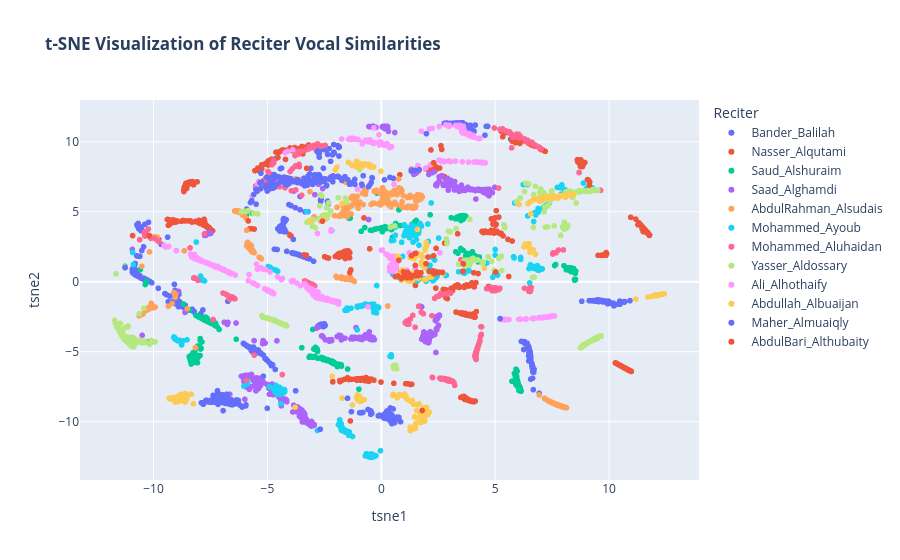

The cell this chart's notebook holds for it:
### Code cell
# === STEP 5: t-SNE VISUALIZATION OF THE ENTIRE DATASET ===
print("\n--- Starting Step 5: Creating 2D Embedding with t-SNE (This may take a moment) ---")

# Prepare the data for t-SNE
# We need to stack the MFCC arrays into 2D numpy array
mfcc_features = np.stack(cleaned_df['mfccs'].values) #stackaj horizontalno
reciter_labels = cleaned_df['reciter_name'].values

# Run t-SNE
tsne = TSNE(n_components=2, verbose=1, perplexity=40, n_iter=300, random_state=42)
tsne_results = tsne.fit_transform(mfcc_features)

# Create a new DataFrame for plotting the t-SNE results
df_tsne = pd.DataFrame(tsne_results, columns=['tsne1', 'tsne2'])
df_tsne['reciter'] = reciter_labels

# Plot the t-SNE results
fig_tsne = px.scatter(df_tsne, x='tsne1', y='tsne2', color='reciter',
                      title='<b>t-SNE Visualization of Reciter Vocal Similarities</b>',
                      labels={'tsne_1': 't-SNE Dimension 1', 'tsne_2': 't-SNE Dimension 2'},
                      hover_data=['reciter'])
fig_tsne.update_layout(legend_title_text='Reciter')
# fig_tsne.update_traces(marker=dict(size=8, opacity=0.8))
print("Displaying interactive t-SNE plot...")
fig_tsne.show()

print("\n\nData investigation is complete!")

### Figure 1 — Plotly figure (JSON) as saved in the notebook; plotly's stock layout.template omitted (floating-point values rounded to 4 significant figures; data arrays with more than 128 entries replaced by an {"elided": "..."} marker saying what was removed)
{"data": [{"customdata": {"elided": "456x1 str values"}, "hovertemplate": "reciter=%{customdata[0]}<br>tsne1=%{x}<br>tsne2=%{y}<extra></extra>", "legendgroup": "Bander_Balilah", "marker": {"color": "#636efa", "symbol": "circle"}, "mode": "markers", "name": "Bander_Balilah", "showlegend": true, "type": "scattergl", "x": {"elided": "456 float values"}, "xaxis": "x", "y": {"elided": "456 float values"}, "yaxis": "y"}, {"customdata": {"elided": "456x1 str values"}, "hovertemplate": "reciter=%{customdata[0]}<br>tsne1=%{x}<br>tsne2=%{y}<extra></extra>", "legendgroup": "Nasser_Alqutami", "marker": {"color": "#EF553B", "symbol": "circle"}, "mode": "markers", "name": "Nasser_Alqutami", "showlegend": true, "type": "scattergl", "x": {"elided": "456 float values"}, "xaxis": "x", "y": {"elided": "456 float values"}, "yaxis": "y"}, {"customdata": {"elided": "456x1 str values"}, "hovertemplate": "reciter=%{customdata[0]}<br>tsne1=%{x}<br>tsne2=%{y}<extra></extra>", "legendgroup": "Saud_Alshuraim", "marker": {"color": "#00cc96", "symbol": "circle"}, "mode": "markers", "name": "Saud_Alshuraim", "showlegend": true, "type": "scattergl", "x": {"elided": "456 float values"}, "xaxis": "x", "y": {"elided": "456 float values"}, "yaxis": "y"}, {"customdata": {"elided": "452x1 str values"}, "hovertemplate": "reciter=%{customdata[0]}<br>tsne1=%{x}<br>tsne2=%{y}<extra></extra>", "legendgroup": "Saad_Alghamdi", "marker": {"color": "#ab63fa", "symbol": "circle"}, "mode": "markers", "name": "Saad_Alghamdi", "showlegend": true, "type": "scattergl", "x": {"elided": "452 float values"}, "xaxis": "x", "y": {"elided": "452 float values"}, "yaxis": "y"}, {"customdata": {"elided": "408x1 str values"}, "hovertemplate": "reciter=%{customdata[0]}<br>tsne1=%{x}<br>tsne2=%{y}<extra></extra>", "legendgroup": "AbdulRahman_Alsudais", "marker": {"color": "#FFA15A", "symbol": "circle"}, "mode": "markers", "name": "AbdulRahman_Alsudais", "showlegend": true, "type": "scattergl", "x": {"elided": "408 float values"}, "xaxis": "x", "y": {"elided": "408 float values"}, "yaxis": "y"}, {"customdata": {"elided": "456x1 str values"}, "hovertemplate": "reciter=%{customdata[0]}<br>tsne1=%{x}<br>tsne2=%{y}<extra></extra>", "legendgroup": "Mohammed_Ayoub", "marker": {"color": "#19d3f3", "symbol": "circle"}, "mode": "markers", "name": "Mohammed_Ayoub", "showlegend": true, "type": "scattergl", "x": {"elided": "456 float values"}, "xaxis": "x", "y": {"elided": "456 float values"}, "yaxis": "y"}, {"customdata": {"elided": "456x1 str values"}, "hovertemplate": "reciter=%{customdata[0]}<br>tsne1=%{x}<br>tsne2=%{y}<extra></extra>", "legendgroup": "Mohammed_Aluhaidan", "marker": {"color": "#FF6692", "symbol": "circle"}, "mode": "markers", "name": "Mohammed_Aluhaidan", "showlegend": true, "type": "scattergl", "x": {"elided": "456 float values"}, "xaxis": "x", "y": {"elided": "456 float values"}, "yaxis": "y"}, {"customdata": {"elided": "456x1 str values"}, "hovertemplate": "reciter=%{customdata[0]}<br>tsne1=%{x}<br>tsne2=%{y}<extra></extra>", "legendgroup": "Yasser_Aldossary", "marker": {"color": "#B6E880", "symbol": "circle"}, "mode": "markers", "name": "Yasser_Aldossary", "showlegend": true, "type": "scattergl", "x": {"elided": "456 float values"}, "xaxis": "x", "y": {"elided": "456 float values"}, "yaxis": "y"}, {"customdata": {"elided": "456x1 str values"}, "hovertemplate": "reciter=%{customdata[0]}<br>tsne1=%{x}<br>tsne2=%{y}<extra></extra>", "legendgroup": "Ali_Alhothaify", "marker": {"color": "#FF97FF", "symbol": "circle"}, "mode": "markers", "name": "Ali_Alhothaify", "showlegend": true, "type": "scattergl", "x": {"elided": "456 float values"}, "xaxis": "x", "y": {"elided": "456 float values"}, "yaxis": "y"}, {"customdata": {"elided": "456x1 str values"}, "hovertemplate": "reciter=%{customdata[0]}<br>tsne1=%{x}<br>tsne2=%{y}<extra></extra>", "legendgroup": "Abdullah_Albuaijan", "marker": {"color": "#FECB52", "symbol": "circle"}, "mode": "markers", "name": "Abdullah_Albuaijan", "showlegend": true, "type": "scattergl", "x": {"elided": "456 float values"}, "xaxis": "x", "y": {"elided": "456 float values"}, "yaxis": "y"}, {"customdata": {"elided": "456x1 str values"}, "hovertemplate": "reciter=%{customdata[0]}<br>tsne1=%{x}<br>tsne2=%{y}<extra></extra>", "legendgroup": "Maher_Almuaiqly", "marker": {"color": "#636efa", "symbol": "circle"}, "mode": "markers", "name": "Maher_Almuaiqly", "showlegend": true, "type": "scattergl", "x": {"elided": "456 float values"}, "xaxis": "x", "y": {"elided": "456 float values"}, "yaxis": "y"}, {"customdata": {"elided": "456x1 str values"}, "hovertemplate": "reciter=%{customdata[0]}<br>tsne1=%{x}<br>tsne2=%{y}<extra></extra>", "legendgroup": "AbdulBari_Althubaity", "marker": {"color": "#EF553B", "symbol": "circle"}, "mode": "markers", "name": "AbdulBari_Althubaity", "showlegend": true, "type": "scattergl", "x": {"elided": "456 float values"}, "xaxis": "x", "y": {"elided": "456 float values"}, "yaxis": "y"}], "layout": {"legend": {"title": {"text": "Reciter"}, "tracegroupgap": 0}, "title": {"text": "<b>t-SNE Visualization of Reciter Vocal Similarities</b>"}, "xaxis": {"anchor": "y", "domain": [0, 1], "title": {"text": "tsne1"}}, "yaxis": {"anchor": "x", "domain": [0, 1], "title": {"text": "tsne2"}}}}
